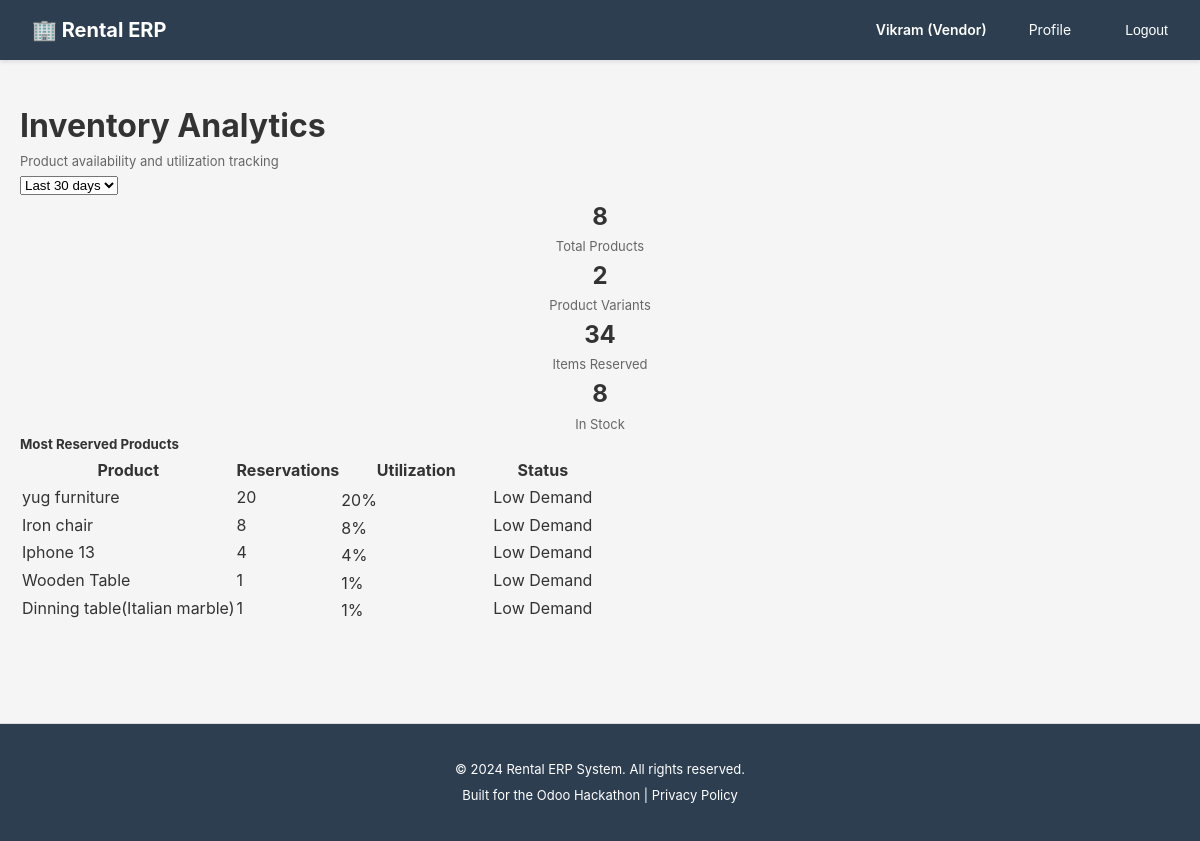
Page /dashboard/analytics/inventory/ (signed in) on the committed database.
### accounts/models.py (models this page shows, shortened)
class User(AbstractUser):
    ROLE_CHOICES = [
        ('customer', 'Customer'),  # End-user who rents products
        ('vendor', 'Vendor'),      # Business user who owns rental products
        ('admin', 'Admin'),        # System administrator with full access
    ]
    email = models.EmailField(
        unique=True,
        validators=[EmailValidator()],
        help_text="Used for login and notifications"
    )
    role = models.CharField(
        max_length=20,
        choices=ROLE_CHOICES,
        default='customer',
        help_text="Determines user's permissions and accessible features"
    )
    phone = models.CharField(
        max_length=15,
        blank=True,
        null=True,
        validators=[
            RegexValidator(
                regex=r'^\+?1?\d{9,15}$',
                message="Phone number must be entered in the format: '+999999999'. Up to 15 digits allowed."
            )
        ],
        help_text="Contact number for order notifications and support"
    )
    is_verified = models.BooleanField(
        default=False,
        help_text="Email verification status for security"
    )
    totp_secret = models.CharField(
        max_length=32,
        blank=True,
        null=True,
        help_text="TOTP secret key for 2FA (encrypted)"
    )
    totp_enabled = models.BooleanField(
        default=False,
        help_text="Whether TOTP 2FA is enabled for this user"
    )
    created_at = models.DateTimeField(auto_now_add=True)
    updated_at = models.DateTimeField(auto_now=True)
    @property
    def phone_number(self):
        """Property alias for backward compatibility with older view/form code"""
        return self.phone
    USERNAME_FIELD = 'email'
    REQUIRED_FIELDS = ['username', 'first_name', 'last_name']
    class Meta:
        db_table = 'users'
        verbose_name = 'User'
        verbose_name_plural = 'Users'
        ordering = ['-created_at']

### catalog/models.py (models this page shows, shortened)
class Product(models.Model):
    vendor = models.ForeignKey(
        settings.AUTH_USER_MODEL,
        on_delete=models.CASCADE,
        related_name='products',
        limit_choices_to={'role': 'vendor'},
        help_text="Vendor who owns this product"
    )
    category = models.ForeignKey(
        ProductCategory,
        on_delete=models.SET_NULL,
        blank=True,
        null=True,
        related_name='products',
        help_text="Product classification for filtering"
    )
    name = models.CharField(
        max_length=255,
        help_text="Product name (e.g., 'Canon EOS R5 Mirrorless Camera')"
    )
    slug = models.SlugField(
        max_length=255,
        unique=True,
        help_text="URL-friendly identifier"
    )
    description = models.TextField(
        help_text="Detailed product description for customer decision-making"
    )
    short_description = models.CharField(
        max_length=500,
        blank=True,
        null=True,
        help_text="Brief summary for product listings"
    )
    image_main = models.ImageField(
        upload_to='products/images/',
        blank=True,
        null=True,
        help_text="Primary product image"
    )
    is_rentable = models.BooleanField(
        default=True,
        help_text="Can this product be rented? (vs purchase-only)"
    )
    is_published = models.BooleanField(
        default=False,
        help_text="Visible on website. Vendors can unpublish temporarily."
    )
    quantity_on_hand = models.PositiveIntegerField(
        default=0,
        help_text="Total physical inventory owned by vendor"
    )
    cost_price = models.DecimalField(
        max_digits=10,
        decimal_places=2,
        validators=[MinValueValidator(0)],
        help_text="Vendor's acquisition cost (for margin calculation)"
    )
    attributes = models.JSONField(
        default=dict,
        blank=True,
        help_text="Dynamic attributes like Brand, Model, Color (JSON: {'brand': 'Canon', 'model': 'EOS R5'})"
    )
    meta_title = models.CharField(
        max_length=255,
        blank=True,
        null=True,
        help_text="SEO page title"
    )
    meta_description = models.TextField(
        blank=True,
        null=True,
        help_text="SEO meta description"
    )
    created_at = models.DateTimeField(auto_now_add=True)
    updated_at = models.DateTimeField(auto_now=True)
    class Meta:
        db_table = 'products'
        verbose_name = 'Product'
        verbose_name_plural = 'Products'
        ordering = ['-created_at']
        indexes = [
            models.Index(fields=['vendor', 'is_published']),
            models.Index(fields=['category', 'is_published']),
            models.Index(fields=['slug']),
        ]

### dashboards/views.py (the view)
# urls.py: path('analytics/inventory/', views.inventory_analytics, name='inventory_analytics'),
@login_required
@require_http_methods(["GET"])
def inventory_analytics(request):
    if request.user.role not in ['admin', 'vendor']:
        return HttpResponseForbidden("You don't have permission to view inventory analytics")
    from catalog.models import Product, ProductVariant
    from rentals.models import Reservation
    days = int(request.GET.get('days', 30))
    start_date = timezone.now().date() - timedelta(days=days)
    end_date = start_date + timedelta(days=days)
    if request.user.role == 'vendor':
        products = Product.objects.filter(vendor=request.user)
    else:
        products = Product.objects.all()
    total_products = products.count()
    total_variants = ProductVariant.objects.filter(product__in=products).count()
    reserved_items = Reservation.objects.filter(
        product__in=products,
        rental_start_date__date__lte=end_date,
        rental_end_date__date__gte=start_date
    ).count()
    top_products = Reservation.objects.filter(
        product__in=products,
        rental_start_date__date__lte=end_date,
        rental_end_date__date__gte=start_date
    ).values('product__name').annotate(
        reservation_count=Count('id')
    ).order_by('-reservation_count')[:10]
    context = {
        'total_products': total_products,
        'total_variants': total_variants,
        'reserved_items': reserved_items,
        'top_products': list(top_products),
        'days': days,
    }
    return render(request, 'dashboards/inventory_analytics.html', context)

### rental_erp/compliance.py (called while the page is built)
    def process_request(self, request):
        if not request.user.is_authenticated:
            return None
        if request.method == 'GET':
            path_lower = request.path.lower()
            for model in self.PERSONAL_DATA_MODELS:
                if model in path_lower:
                    self._log_data_access(request, model)
                    break
        return None

    def process_request(self, request):
        if not request.user.is_authenticated:
            return None
        consent_key = f'gdpr_consent:{request.user.id}'
        has_consent = cache.get(consent_key)
        if has_consent is None:
            cache.set(consent_key, True, 86400)  # Cache for 24 hours
        return None

    def process_response(self, request, response):
        response['X-Privacy-Policy'] = '/privacy-policy/'
        if hasattr(settings, 'DATA_RETENTION_DAYS'):
            response['X-Data-Retention-Days'] = str(settings.DATA_RETENTION_DAYS)
        return response

    def process_request(self, request):
        for critical_path in self.CRITICAL_OPERATIONS:
            if request.path.startswith(critical_path):
                self._log_critical_operation(request)
                break
        return None

    def process_response(self, request, response):
        response['X-Security-Contact'] = 'security@rentalerp.com'
        if request.user.is_authenticated:
            response['X-Data-Classification'] = 'Confidential'
        else:
            response['X-Data-Classification'] = 'Public'
        return response

    def process_request(self, request):
        if not request.user.is_authenticated:
            return None
        requires_consent = any(
            request.path.startswith(path)
            for path in self.CONSENT_REQUIRED_PATHS
        )
        if requires_consent:
            consent_key = f'data_processing_consent:{request.user.id}'
            has_consent = cache.get(consent_key)
            if has_consent is None:
                cache.set(consent_key, True, 86400 * 7)  # Cache for 7 days
        return None

    def process_request(self, request):
        if request.user.is_authenticated:
            retention_days = getattr(settings, 'DATA_RETENTION_DAYS', 2555)  # ~7 years
            retention_deadline = datetime.now() + timedelta(days=retention_days)
            request.session['data_retention_deadline'] = retention_deadline.isoformat()
        return None

### templates/dashboards/inventory_analytics.html (shortened to what this page needs)
{% extends 'base.html' %}
{% load humanize %}
{% block content %}
<div class="container-fluid mt-4">
    <div class="row mb-4">
        <div class="col-md-8">
            <h1 class="mb-2">
                 Inventory Analytics
            </h1>
            <p class="text-muted">Product availability and utilization tracking</p>
        </div>
        <div class="col-md-4 text-end">
            <form method="get" class="d-flex gap-2 justify-content-end">
                <select name="days" class="form-select w-auto" onchange="this.form.submit()">
                    <option value="30" {% if days == 30 %}selected{% endif %}>Last 30 days</option>
                </select>
            </form>
        </div>
    </div>
    <div class="row mb-4">
        <div class="col-md-3 mb-3">
            <div class="card shadow-sm">
                <div class="card-body text-center">
                    <h2 class="text-primary mb-2">{{ total_products }}</h2>
                    <p class="text-muted mb-0">Total Products</p>
                </div>
            </div>
        </div>
        <div class="col-md-3 mb-3">
            <div class="card shadow-sm">
                <div class="card-body text-center">
                    <h2 class="text-info mb-2">{{ total_variants }}</h2>
                    <p class="text-muted mb-0">Product Variants</p>
                </div>
            </div>
        </div>
        <div class="col-md-3 mb-3">
            <div class="card shadow-sm">
                <div class="card-body text-center">
                    <h2 class="text-warning mb-2">{{ reserved_items }}</h2>
                    <p class="text-muted mb-0">Items Reserved</p>
                </div>
            </div>
        </div>
        <div class="col-md-3 mb-3">
            <div class="card shadow-sm">
                <div class="card-body text-center">
                    <h2 class="text-success mb-2">{{ total_products }}</h2>
                    <p class="text-muted mb-0">In Stock</p>
                </div>
            </div>
        </div>
    </div>
    <div class="row">
        <div class="col-12">
            <div class="card shadow-sm">
                <div class="card-header bg-light">
                    <h5 class="mb-0">Most Reserved Products</h5>
                </div>
                <div class="card-body">
                    <div class="table-responsive">
                        <table class="table table-striped table-hover">
                            <thead>
                                <tr>
                                    <th>Product</th>
                                    <th>Reservations</th>
                                    <th>Utilization</th>
                                    <th>Status</th>
                                </tr>
                            </thead>
                            <tbody>
                                {% for product in top_products %}
                                <tr>
                                    <td>{{ product.product__name }}</td>
                                    <td>
                                        <span class="badge bg-primary">{{ product.reservation_count }}</span>
                                    </td>
                                    <td>
                                        <div class="progress" style="height: 20px; width: 150px;">
                                            <div class="progress-bar bg-success" role="progressbar"
                                                 style="width: {% widthratio product.reservation_count 100 100 %}%">
                                                {% widthratio product.reservation_count 100 100 %}%
                                            </div>
                                        </div>
                                    </td>
                                    <td>
                                        {% if product.reservation_count > 50 %}
                                            <span class="badge bg-danger">High Demand</span>
                                        {% elif product.reservation_count > 20 %}
                                            <span class="badge bg-warning text-dark">Medium Demand</span>
                                        {% else %}
                                            <span class="badge bg-info">Low Demand</span>
                                        {% endif %}
                                    </td>
                                </tr>
                                {% empty %}
                                <tr>
                                    <td colspan="4" class="text-center text-muted">No reservation data available</td>
                                </tr>
                                {% endfor %}
                            </tbody>
                        </table>
                    </div>
                </div>
            </div>
        </div>
    </div>
</div>
{% endblock %}

### templates/base.html (shortened to what this page needs)
{% load static %}
<!DOCTYPE html>
<html lang="en">
<head>
</head>
<body>
    <nav>
        <div class="container">
            <a href="/" class="logo">🏢 Rental ERP</a>
            <ul>
                {% if user.is_authenticated %}
                    <li><strong>{{ user.first_name }} ({{ user.get_role_display }})</strong></li>
                    <li><a href="{% url 'accounts:profile' %}">Profile</a></li>
                    <li>
                        <form method="POST" action="{% url 'accounts:logout' %}" style="display: inline;">
                            <button type="submit" style="background: none; border: none; color: #fff; cursor: pointer; padding: 8px 12px; font-size: 14px;">Logout</button>
                        </form>
                    </li>
                {% else %}
                    <li><a href="{% url 'accounts:login' %}">Login</a></li>
                    <li><a href="{% url 'accounts:signup_customer' %}">Sign Up (Customer)</a></li>
                    <li><a href="{% url 'accounts:signup_vendor' %}">Sign Up (Vendor)</a></li>
                {% endif %}
            </ul>
        </div>
    </nav>
    <main>
        <div class="container">
            {% block content %}{% endblock %}
        </div>
    </main>
    <footer>
        <p>&copy; 2024 Rental ERP System. All rights reserved.</p>
        <p>Built for the Odoo Hackathon | <a href="#" style="color: #fff;">Privacy Policy</a></p>
    </footer>
</body>
</html>

### rows in the picture
User: first_name "Vikram", role "Vendor"
Product: product__name "yug furniture", reservation_count "20"
Product: product__name "Iron chair", reservation_count "8"
Product: product__name "Iphone 13", reservation_count "4"
Product: product__name "Wooden Table", reservation_count "1"
Product: product__name "Dinning table(Italian marble)", reservation_count "1"

### other values in the picture
{{ total_products }} "8"
{{ total_variants }} "2"
{{ reserved_items }} "34"
